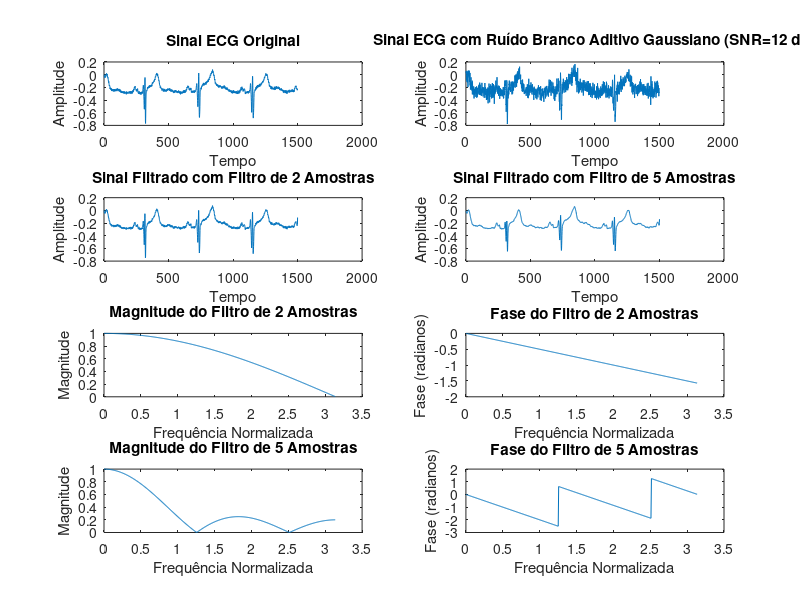

Reproduce this figure in MATLAB. (Note: this script raises an error after producing the figure.)
pkg load communications;
clc; clear all; close all;

% Sinal original
load('signal.mat');
signal = signal(1:1500);

% Criar figura com subplots
figure;

% Sinal ECG Original
subplot(4, 2, 1);
plot(signal);
title('Sinal ECG Original');
xlabel('Tempo');
ylabel('Amplitude');

% Sinal com ruído
subplot(4, 2, 2);
y = awgn(signal, 12, 'measured');
plot(y);
title('Sinal ECG com Ruído Branco Aditivo Gaussiano (SNR=12 dB)');
xlabel('Tempo');
ylabel('Amplitude');

% Filtro média móvel 2 amostras
subplot(4, 2, 3);
filtro_2 = ones(1, 2) / 2;
sinal_filtrado_2 = conv(signal, filtro_2, 'same');
plot(sinal_filtrado_2);
title('Sinal Filtrado com Filtro de 2 Amostras');
xlabel('Tempo');
ylabel('Amplitude');

% Filtro média móvel 5 amostras
subplot(4, 2, 4);
filtro_5 = ones(1, 5) / 5;
sinal_filtrado_5 = conv(signal, filtro_5, 'same');
plot(sinal_filtrado_5);
title('Sinal Filtrado com Filtro de 5 Amostras');
xlabel('Tempo');
ylabel('Amplitude');

% Magnitude do Filtro de 2 Amostras
[H_2, W_2] = freqz(filtro_2, 1, 512);
subplot(4, 2, 5);
plot(W_2, abs(H_2));
title('Magnitude do Filtro de 2 Amostras');
xlabel('Frequência Normalizada');
ylabel('Magnitude');

% Fase do Filtro de 2 Amostras
subplot(4, 2, 6);
plot(W_2, angle(H_2));
title('Fase do Filtro de 2 Amostras');
xlabel('Frequência Normalizada');
ylabel('Fase (radianos)');

% Magnitude do Filtro de 5 Amostras
[H_5, W_5] = freqz(filtro_5, 1, 512);
subplot(4, 2, 7);
plot(W_5, abs(H_5));
title('Magnitude do Filtro de 5 Amostras');
xlabel('Frequência Normalizada');
ylabel('Magnitude');

% Fase do Filtro de 5 Amostras
subplot(4, 2, 8);
plot(W_5, angle(H_5));
title('Fase do Filtro de 5 Amostras');
xlabel('Frequência Normalizada');
ylabel('Fase (radianos)');

% Ajustar layout para melhor visualização
sgtitle('Análise do Sinal ECG'); % Título geral

